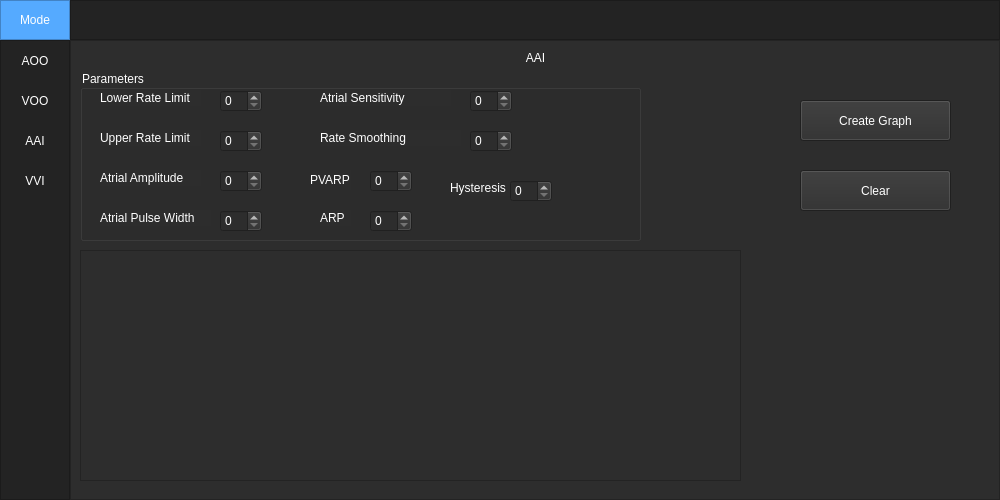
<?xml version="1.0" encoding="UTF-8"?>
<ui version="4.0">
 <class>MainWindow</class>
 <widget class="QMainWindow" name="MainWindow">
  <property name="geometry">
   <rect>
    <x>0</x>
    <y>0</y>
    <width>1000</width>
    <height>500</height>
   </rect>
  </property>
  <property name="minimumSize">
   <size>
    <width>1000</width>
    <height>500</height>
   </size>
  </property>
  <property name="windowTitle">
   <string>MainWindow</string>
  </property>
  <property name="styleSheet">
   <string notr="true">background-color: rgb(45, 45, 45);</string>
  </property>
  <widget class="QWidget" name="centralwidget">
   <layout class="QVBoxLayout" name="verticalLayout">
    <property name="spacing">
     <number>0</number>
    </property>
    <property name="leftMargin">
     <number>0</number>
    </property>
    <property name="topMargin">
     <number>0</number>
    </property>
    <property name="rightMargin">
     <number>0</number>
    </property>
    <property name="bottomMargin">
     <number>0</number>
    </property>
    <item>
     <widget class="QFrame" name="Top_Bar">
      <property name="maximumSize">
       <size>
        <width>16777215</width>
        <height>40</height>
       </size>
      </property>
      <property name="styleSheet">
       <string notr="true">background-color: rgb(35, 35, 35);</string>
      </property>
      <property name="frameShape">
       <enum>QFrame::NoFrame</enum>
      </property>
      <property name="frameShadow">
       <enum>QFrame::Raised</enum>
      </property>
      <layout class="QHBoxLayout" name="horizontalLayout">
       <property name="spacing">
        <number>0</number>
       </property>
       <property name="leftMargin">
        <number>0</number>
       </property>
       <property name="topMargin">
        <number>0</number>
       </property>
       <property name="rightMargin">
        <number>0</number>
       </property>
       <property name="bottomMargin">
        <number>0</number>
       </property>
       <item>
        <widget class="QFrame" name="frame_toggle">
         <property name="maximumSize">
          <size>
           <width>70</width>
           <height>40</height>
          </size>
         </property>
         <property name="styleSheet">
          <string notr="true">background-color: rgb(85, 170, 255);</string>
         </property>
         <property name="frameShape">
          <enum>QFrame::StyledPanel</enum>
         </property>
         <property name="frameShadow">
          <enum>QFrame::Raised</enum>
         </property>
         <layout class="QVBoxLayout" name="verticalLayout_2">
          <property name="spacing">
           <number>0</number>
          </property>
          <property name="leftMargin">
           <number>0</number>
          </property>
          <property name="topMargin">
           <number>0</number>
          </property>
          <property name="rightMargin">
           <number>0</number>
          </property>
          <property name="bottomMargin">
           <number>0</number>
          </property>
          <item>
           <widget class="QPushButton" name="Btn_Toggle">
            <property name="sizePolicy">
             <sizepolicy hsizetype="Expanding" vsizetype="Expanding">
              <horstretch>0</horstretch>
              <verstretch>0</verstretch>
             </sizepolicy>
            </property>
            <property name="styleSheet">
             <string notr="true">color: rgb(255, 255, 255);
border: 0px solid;</string>
            </property>
            <property name="text">
             <string>Mode</string>
            </property>
           </widget>
          </item>
         </layout>
        </widget>
       </item>
       <item>
        <widget class="QFrame" name="frame_top">
         <property name="frameShape">
          <enum>QFrame::StyledPanel</enum>
         </property>
         <property name="frameShadow">
          <enum>QFrame::Raised</enum>
         </property>
        </widget>
       </item>
      </layout>
     </widget>
    </item>
    <item>
     <widget class="QFrame" name="Content">
      <property name="frameShape">
       <enum>QFrame::NoFrame</enum>
      </property>
      <property name="frameShadow">
       <enum>QFrame::Raised</enum>
      </property>
      <layout class="QHBoxLayout" name="horizontalLayout_2">
       <property name="spacing">
        <number>0</number>
       </property>
       <property name="leftMargin">
        <number>0</number>
       </property>
       <property name="topMargin">
        <number>0</number>
       </property>
       <property name="rightMargin">
        <number>0</number>
       </property>
       <property name="bottomMargin">
        <number>0</number>
       </property>
       <item>
        <widget class="QFrame" name="frame_left_menu">
         <property name="minimumSize">
          <size>
           <width>70</width>
           <height>0</height>
          </size>
         </property>
         <property name="maximumSize">
          <size>
           <width>70</width>
           <height>16777215</height>
          </size>
         </property>
         <property name="styleSheet">
          <string notr="true">background-color: rgb(35, 35, 35);</string>
         </property>
         <property name="frameShape">
          <enum>QFrame::StyledPanel</enum>
         </property>
         <property name="frameShadow">
          <enum>QFrame::Raised</enum>
         </property>
         <layout class="QVBoxLayout" name="verticalLayout_3">
          <property name="leftMargin">
           <number>0</number>
          </property>
          <property name="topMargin">
           <number>0</number>
          </property>
          <property name="rightMargin">
           <number>0</number>
          </property>
          <property name="bottomMargin">
           <number>0</number>
          </property>
          <item alignment="Qt::AlignTop">
           <widget class="QFrame" name="frame_top_menus">
            <property name="frameShape">
             <enum>QFrame::NoFrame</enum>
            </property>
            <property name="frameShadow">
             <enum>QFrame::Raised</enum>
            </property>
            <layout class="QVBoxLayout" name="verticalLayout_4">
             <property name="spacing">
              <number>0</number>
             </property>
             <property name="leftMargin">
              <number>0</number>
             </property>
             <property name="topMargin">
              <number>0</number>
             </property>
             <property name="rightMargin">
              <number>0</number>
             </property>
             <property name="bottomMargin">
              <number>0</number>
             </property>
             <item>
              <widget class="QPushButton" name="btn_page_1">
               <property name="minimumSize">
                <size>
                 <width>0</width>
                 <height>40</height>
                </size>
               </property>
               <property name="styleSheet">
                <string notr="true">QPushButton {
	color: rgb(255, 255, 255);
	background-color: rgb(35, 35, 35);
	border: 0px solid;
}
QPushButton:hover {
	background-color: rgb(85, 170, 255);
}</string>
               </property>
               <property name="text">
                <string>AOO</string>
               </property>
              </widget>
             </item>
             <item>
              <widget class="QPushButton" name="btn_page_2">
               <property name="minimumSize">
                <size>
                 <width>0</width>
                 <height>40</height>
                </size>
               </property>
               <property name="styleSheet">
                <string notr="true">QPushButton {
	color: rgb(255, 255, 255);
	background-color: rgb(35, 35, 35);
	border: 0px solid;
}
QPushButton:hover {
	background-color: rgb(85, 170, 255);
}</string>
               </property>
               <property name="text">
                <string>VOO</string>
               </property>
              </widget>
             </item>
             <item>
              <widget class="QPushButton" name="btn_page_3">
               <property name="minimumSize">
                <size>
                 <width>0</width>
                 <height>40</height>
                </size>
               </property>
               <property name="styleSheet">
                <string notr="true">QPushButton {
	color: rgb(255, 255, 255);
	background-color: rgb(35, 35, 35);
	border: 0px solid;
}
QPushButton:hover {
	background-color: rgb(85, 170, 255);
}</string>
               </property>
               <property name="text">
                <string>AAI</string>
               </property>
              </widget>
             </item>
             <item>
              <widget class="QPushButton" name="btn_page_4">
               <property name="minimumSize">
                <size>
                 <width>0</width>
                 <height>40</height>
                </size>
               </property>
               <property name="styleSheet">
                <string notr="true">QPushButton{
	color: rgb(255, 255, 255);
	background-color: rgb(35, 35, 35);
	border: 0px solid;
}
QPushButton:hover{
	background-color: rgb(85, 170, 255);
}</string>
               </property>
               <property name="text">
                <string>VVI</string>
               </property>
              </widget>
             </item>
            </layout>
           </widget>
          </item>
         </layout>
        </widget>
       </item>
       <item>
        <widget class="QFrame" name="frame_pages">
         <property name="frameShape">
          <enum>QFrame::StyledPanel</enum>
         </property>
         <property name="frameShadow">
          <enum>QFrame::Raised</enum>
         </property>
         <layout class="QVBoxLayout" name="verticalLayout_5">
          <item>
           <widget class="QStackedWidget" name="stackedWidget">
            <property name="currentIndex">
             <number>2</number>
            </property>
            <widget class="QWidget" name="page_1">
             <widget class="QGroupBox" name="groupBox">
              <property name="geometry">
               <rect>
                <x>0</x>
                <y>20</y>
                <width>371</width>
                <height>201</height>
               </rect>
              </property>
              <property name="styleSheet">
               <string notr="true">color: rgb(255, 255, 255);</string>
              </property>
              <property name="title">
               <string>Parameters</string>
              </property>
              <widget class="QLabel" name="label_3">
               <property name="geometry">
                <rect>
                 <x>20</x>
                 <y>30</y>
                 <width>111</width>
                 <height>16</height>
                </rect>
               </property>
               <property name="text">
                <string>Lower Rate Limit</string>
               </property>
              </widget>
              <widget class="QLabel" name="label_4">
               <property name="geometry">
                <rect>
                 <x>20</x>
                 <y>70</y>
                 <width>111</width>
                 <height>16</height>
                </rect>
               </property>
               <property name="text">
                <string>Upper Rate Limit</string>
               </property>
              </widget>
              <widget class="QLabel" name="label_5">
               <property name="geometry">
                <rect>
                 <x>20</x>
                 <y>110</y>
                 <width>101</width>
                 <height>16</height>
                </rect>
               </property>
               <property name="text">
                <string>Atrial Amplitude</string>
               </property>
              </widget>
              <widget class="QLabel" name="label_6">
               <property name="geometry">
                <rect>
                 <x>20</x>
                 <y>150</y>
                 <width>111</width>
                 <height>16</height>
                </rect>
               </property>
               <property name="text">
                <string>Atrial Pulse Width</string>
               </property>
              </widget>
              <widget class="QSpinBox" name="spinBox">
               <property name="geometry">
                <rect>
                 <x>140</x>
                 <y>30</y>
                 <width>42</width>
                 <height>22</height>
                </rect>
               </property>
              </widget>
              <widget class="QSpinBox" name="spinBox_2">
               <property name="geometry">
                <rect>
                 <x>140</x>
                 <y>70</y>
                 <width>42</width>
                 <height>22</height>
                </rect>
               </property>
              </widget>
              <widget class="QSpinBox" name="spinBox_3">
               <property name="geometry">
                <rect>
                 <x>140</x>
                 <y>110</y>
                 <width>42</width>
                 <height>22</height>
                </rect>
               </property>
              </widget>
              <widget class="QSpinBox" name="spinBox_4">
               <property name="geometry">
                <rect>
                 <x>140</x>
                 <y>150</y>
                 <width>42</width>
                 <height>22</height>
                </rect>
               </property>
              </widget>
             </widget>
             <widget class="QLabel" name="label_11">
              <property name="geometry">
               <rect>
                <x>400</x>
                <y>0</y>
                <width>81</width>
                <height>16</height>
               </rect>
              </property>
              <property name="styleSheet">
               <string notr="true">font: 75 14pt &quot;MS Shell Dlg 2&quot;;
color: rgb(255, 255, 255);</string>
              </property>
              <property name="text">
               <string>AOO</string>
              </property>
              <property name="alignment">
               <set>Qt::AlignCenter</set>
              </property>
             </widget>
             <widget class="QGraphicsView" name="graphicsView">
              <property name="geometry">
               <rect>
                <x>0</x>
                <y>230</y>
                <width>651</width>
                <height>201</height>
               </rect>
              </property>
             </widget>
             <widget class="QPushButton" name="pushButton">
              <property name="geometry">
               <rect>
                <x>690</x>
                <y>40</y>
                <width>161</width>
                <height>41</height>
               </rect>
              </property>
              <property name="styleSheet">
               <string notr="true">font: 75 14pt &quot;MS Shell Dlg 2&quot;;
color: rgb(255, 255, 255);</string>
              </property>
              <property name="text">
               <string>Create Graph</string>
              </property>
             </widget>
             <widget class="QPushButton" name="pushButton_2">
              <property name="geometry">
               <rect>
                <x>690</x>
                <y>100</y>
                <width>161</width>
                <height>41</height>
               </rect>
              </property>
              <property name="styleSheet">
               <string notr="true">font: 75 14pt &quot;MS Shell Dlg 2&quot;;
color: rgb(255, 255, 255);</string>
              </property>
              <property name="text">
               <string>Clear</string>
              </property>
             </widget>
            </widget>
            <widget class="QWidget" name="page_2">
             <widget class="QGroupBox" name="groupBox_2">
              <property name="geometry">
               <rect>
                <x>0</x>
                <y>20</y>
                <width>501</width>
                <height>141</height>
               </rect>
              </property>
              <property name="styleSheet">
               <string notr="true">color: rgb(255, 255, 255);</string>
              </property>
              <property name="title">
               <string>Parameters</string>
              </property>
              <widget class="QLabel" name="label">
               <property name="geometry">
                <rect>
                 <x>30</x>
                 <y>30</y>
                 <width>101</width>
                 <height>16</height>
                </rect>
               </property>
               <property name="styleSheet">
                <string notr="true">color: rgb(255, 255, 255);</string>
               </property>
               <property name="text">
                <string>Lower Rate Limit</string>
               </property>
              </widget>
              <widget class="QLabel" name="label_2">
               <property name="geometry">
                <rect>
                 <x>30</x>
                 <y>70</y>
                 <width>101</width>
                 <height>16</height>
                </rect>
               </property>
               <property name="styleSheet">
                <string notr="true">color: rgb(255, 255, 255);</string>
               </property>
               <property name="text">
                <string>Upper Rate Limit</string>
               </property>
              </widget>
              <widget class="QLabel" name="label_14">
               <property name="geometry">
                <rect>
                 <x>250</x>
                 <y>30</y>
                 <width>131</width>
                 <height>16</height>
                </rect>
               </property>
               <property name="styleSheet">
                <string notr="true">color: rgb(255, 255, 255);</string>
               </property>
               <property name="text">
                <string>Ventricular Amplitude</string>
               </property>
              </widget>
              <widget class="QLabel" name="label_15">
               <property name="geometry">
                <rect>
                 <x>250</x>
                 <y>70</y>
                 <width>141</width>
                 <height>16</height>
                </rect>
               </property>
               <property name="styleSheet">
                <string notr="true">color: rgb(255, 255, 255);</string>
               </property>
               <property name="text">
                <string>Ventricular Pulse Width</string>
               </property>
              </widget>
              <widget class="QSpinBox" name="spinBox_9">
               <property name="geometry">
                <rect>
                 <x>150</x>
                 <y>30</y>
                 <width>42</width>
                 <height>22</height>
                </rect>
               </property>
               <property name="styleSheet">
                <string notr="true">color: rgb(255, 255, 255);</string>
               </property>
              </widget>
              <widget class="QSpinBox" name="spinBox_13">
               <property name="geometry">
                <rect>
                 <x>400</x>
                 <y>30</y>
                 <width>42</width>
                 <height>22</height>
                </rect>
               </property>
               <property name="styleSheet">
                <string notr="true">color: rgb(255, 255, 255);</string>
               </property>
              </widget>
              <widget class="QSpinBox" name="spinBox_14">
               <property name="geometry">
                <rect>
                 <x>400</x>
                 <y>70</y>
                 <width>42</width>
                 <height>22</height>
                </rect>
               </property>
               <property name="styleSheet">
                <string notr="true">color: rgb(255, 255, 255);</string>
               </property>
              </widget>
              <widget class="QSpinBox" name="spinBox_10">
               <property name="geometry">
                <rect>
                 <x>150</x>
                 <y>70</y>
                 <width>42</width>
                 <height>22</height>
                </rect>
               </property>
               <property name="styleSheet">
                <string notr="true">color: rgb(255, 255, 255);</string>
               </property>
              </widget>
             </widget>
             <widget class="QPushButton" name="pushButton_3">
              <property name="geometry">
               <rect>
                <x>630</x>
                <y>40</y>
                <width>141</width>
                <height>41</height>
               </rect>
              </property>
              <property name="styleSheet">
               <string notr="true">font: 75 14pt &quot;MS Shell Dlg 2&quot;;
color: rgb(255, 255, 255);</string>
              </property>
              <property name="text">
               <string>Create Graph</string>
              </property>
             </widget>
             <widget class="QPushButton" name="pushButton_4">
              <property name="geometry">
               <rect>
                <x>630</x>
                <y>100</y>
                <width>141</width>
                <height>41</height>
               </rect>
              </property>
              <property name="styleSheet">
               <string notr="true">font: 75 14pt &quot;MS Shell Dlg 2&quot;;
color: rgb(255, 255, 255);</string>
              </property>
              <property name="text">
               <string>Clear</string>
              </property>
             </widget>
             <widget class="QGraphicsView" name="graphicsView_2">
              <property name="geometry">
               <rect>
                <x>0</x>
                <y>220</y>
                <width>621</width>
                <height>211</height>
               </rect>
              </property>
             </widget>
             <widget class="QLabel" name="label_18">
              <property name="geometry">
               <rect>
                <x>400</x>
                <y>0</y>
                <width>71</width>
                <height>16</height>
               </rect>
              </property>
              <property name="styleSheet">
               <string notr="true">color: rgb(255, 255, 255);
font: 75 14pt &quot;MS Shell Dlg 2&quot;;</string>
              </property>
              <property name="text">
               <string>VOO</string>
              </property>
              <property name="alignment">
               <set>Qt::AlignCenter</set>
              </property>
             </widget>
            </widget>
            <widget class="QWidget" name="page_3">
             <widget class="QGroupBox" name="groupBox_3">
              <property name="geometry">
               <rect>
                <x>0</x>
                <y>20</y>
                <width>561</width>
                <height>171</height>
               </rect>
              </property>
              <property name="styleSheet">
               <string notr="true">color: rgb(255, 255, 255);</string>
              </property>
              <property name="title">
               <string>Parameters</string>
              </property>
              <widget class="QLabel" name="label_19">
               <property name="geometry">
                <rect>
                 <x>20</x>
                 <y>100</y>
                 <width>101</width>
                 <height>16</height>
                </rect>
               </property>
               <property name="styleSheet">
                <string notr="true">color: rgb(255, 255, 255);</string>
               </property>
               <property name="text">
                <string>Atrial Amplitude</string>
               </property>
              </widget>
              <widget class="QSpinBox" name="spinBox_17">
               <property name="geometry">
                <rect>
                 <x>390</x>
                 <y>20</y>
                 <width>42</width>
                 <height>22</height>
                </rect>
               </property>
               <property name="styleSheet">
                <string notr="true">color: rgb(255, 255, 255);</string>
               </property>
              </widget>
              <widget class="QLabel" name="label_20">
               <property name="geometry">
                <rect>
                 <x>240</x>
                 <y>20</y>
                 <width>131</width>
                 <height>16</height>
                </rect>
               </property>
               <property name="styleSheet">
                <string notr="true">color: rgb(255, 255, 255);</string>
               </property>
               <property name="text">
                <string>Atrial Sensitivity</string>
               </property>
              </widget>
              <widget class="QLabel" name="label_21">
               <property name="geometry">
                <rect>
                 <x>20</x>
                 <y>20</y>
                 <width>101</width>
                 <height>16</height>
                </rect>
               </property>
               <property name="styleSheet">
                <string notr="true">color: rgb(255, 255, 255);</string>
               </property>
               <property name="text">
                <string>Lower Rate Limit</string>
               </property>
              </widget>
              <widget class="QLabel" name="label_22">
               <property name="geometry">
                <rect>
                 <x>20</x>
                 <y>60</y>
                 <width>101</width>
                 <height>16</height>
                </rect>
               </property>
               <property name="styleSheet">
                <string notr="true">color: rgb(255, 255, 255);</string>
               </property>
               <property name="text">
                <string>Upper Rate Limit</string>
               </property>
              </widget>
              <widget class="QSpinBox" name="spinBox_18">
               <property name="geometry">
                <rect>
                 <x>140</x>
                 <y>140</y>
                 <width>42</width>
                 <height>22</height>
                </rect>
               </property>
               <property name="styleSheet">
                <string notr="true">color: rgb(255, 255, 255);</string>
               </property>
              </widget>
              <widget class="QLabel" name="label_23">
               <property name="geometry">
                <rect>
                 <x>240</x>
                 <y>60</y>
                 <width>141</width>
                 <height>16</height>
                </rect>
               </property>
               <property name="styleSheet">
                <string notr="true">color: rgb(255, 255, 255);</string>
               </property>
               <property name="text">
                <string>Rate Smoothing</string>
               </property>
              </widget>
              <widget class="QSpinBox" name="spinBox_19">
               <property name="geometry">
                <rect>
                 <x>140</x>
                 <y>60</y>
                 <width>42</width>
                 <height>22</height>
                </rect>
               </property>
               <property name="styleSheet">
                <string notr="true">color: rgb(255, 255, 255);</string>
               </property>
              </widget>
              <widget class="QLabel" name="label_24">
               <property name="geometry">
                <rect>
                 <x>240</x>
                 <y>140</y>
                 <width>31</width>
                 <height>16</height>
                </rect>
               </property>
               <property name="styleSheet">
                <string notr="true">color: rgb(255, 255, 255);</string>
               </property>
               <property name="text">
                <string>ARP</string>
               </property>
              </widget>
              <widget class="QSpinBox" name="spinBox_20">
               <property name="geometry">
                <rect>
                 <x>140</x>
                 <y>20</y>
                 <width>42</width>
                 <height>22</height>
                </rect>
               </property>
               <property name="styleSheet">
                <string notr="true">color: rgb(255, 255, 255);</string>
               </property>
              </widget>
              <widget class="QSpinBox" name="spinBox_21">
               <property name="geometry">
                <rect>
                 <x>140</x>
                 <y>100</y>
                 <width>42</width>
                 <height>22</height>
                </rect>
               </property>
               <property name="styleSheet">
                <string notr="true">color: rgb(255, 255, 255);</string>
               </property>
              </widget>
              <widget class="QLabel" name="label_25">
               <property name="geometry">
                <rect>
                 <x>230</x>
                 <y>100</y>
                 <width>41</width>
                 <height>20</height>
                </rect>
               </property>
               <property name="styleSheet">
                <string notr="true">color: rgb(255, 255, 255);</string>
               </property>
               <property name="text">
                <string>PVARP</string>
               </property>
              </widget>
              <widget class="QSpinBox" name="spinBox_22">
               <property name="geometry">
                <rect>
                 <x>390</x>
                 <y>60</y>
                 <width>42</width>
                 <height>22</height>
                </rect>
               </property>
               <property name="styleSheet">
                <string notr="true">color: rgb(255, 255, 255);</string>
               </property>
              </widget>
              <widget class="QLabel" name="label_26">
               <property name="geometry">
                <rect>
                 <x>20</x>
                 <y>140</y>
                 <width>111</width>
                 <height>16</height>
                </rect>
               </property>
               <property name="styleSheet">
                <string notr="true">color: rgb(255, 255, 255);</string>
               </property>
               <property name="text">
                <string>Atrial Pulse Width</string>
               </property>
              </widget>
              <widget class="QSpinBox" name="spinBox_23">
               <property name="geometry">
                <rect>
                 <x>290</x>
                 <y>100</y>
                 <width>42</width>
                 <height>22</height>
                </rect>
               </property>
              </widget>
              <widget class="QSpinBox" name="spinBox_24">
               <property name="geometry">
                <rect>
                 <x>290</x>
                 <y>140</y>
                 <width>42</width>
                 <height>22</height>
                </rect>
               </property>
              </widget>
              <widget class="QLabel" name="label_7">
               <property name="geometry">
                <rect>
                 <x>370</x>
                 <y>110</y>
                 <width>61</width>
                 <height>16</height>
                </rect>
               </property>
               <property name="text">
                <string>Hysteresis</string>
               </property>
              </widget>
              <widget class="QSpinBox" name="spinBox_5">
               <property name="geometry">
                <rect>
                 <x>430</x>
                 <y>110</y>
                 <width>42</width>
                 <height>22</height>
                </rect>
               </property>
              </widget>
             </widget>
             <widget class="QGraphicsView" name="graphicsView_3">
              <property name="geometry">
               <rect>
                <x>0</x>
                <y>200</y>
                <width>661</width>
                <height>231</height>
               </rect>
              </property>
             </widget>
             <widget class="QPushButton" name="pushButton_5">
              <property name="geometry">
               <rect>
                <x>720</x>
                <y>50</y>
                <width>151</width>
                <height>41</height>
               </rect>
              </property>
              <property name="styleSheet">
               <string notr="true">font: 75 14pt &quot;MS Shell Dlg 2&quot;;
color: rgb(255, 255, 255);</string>
              </property>
              <property name="text">
               <string>Create Graph</string>
              </property>
             </widget>
             <widget class="QPushButton" name="pushButton_6">
              <property name="geometry">
               <rect>
                <x>720</x>
                <y>120</y>
                <width>151</width>
                <height>41</height>
               </rect>
              </property>
              <property name="styleSheet">
               <string notr="true">font: 75 14pt &quot;MS Shell Dlg 2&quot;;
color: rgb(255, 255, 255);</string>
              </property>
              <property name="text">
               <string>Clear</string>
              </property>
             </widget>
             <widget class="QLabel" name="label_27">
              <property name="geometry">
               <rect>
                <x>420</x>
                <y>0</y>
                <width>71</width>
                <height>16</height>
               </rect>
              </property>
              <property name="styleSheet">
               <string notr="true">color: rgb(255, 255, 255);
font: 75 14pt &quot;MS Shell Dlg 2&quot;;</string>
              </property>
              <property name="text">
               <string>AAI</string>
              </property>
              <property name="alignment">
               <set>Qt::AlignCenter</set>
              </property>
             </widget>
            </widget>
            <widget class="QWidget" name="page_4">
             <widget class="QGroupBox" name="groupBox_4">
              <property name="geometry">
               <rect>
                <x>0</x>
                <y>20</y>
                <width>521</width>
                <height>171</height>
               </rect>
              </property>
              <property name="styleSheet">
               <string notr="true">color: rgb(255, 255, 255);</string>
              </property>
              <property name="title">
               <string>Parameters</string>
              </property>
              <widget class="QLabel" name="label_28">
               <property name="geometry">
                <rect>
                 <x>20</x>
                 <y>100</y>
                 <width>121</width>
                 <height>16</height>
                </rect>
               </property>
               <property name="styleSheet">
                <string notr="true">color: rgb(255, 255, 255);</string>
               </property>
               <property name="text">
                <string>Ventricular Sensitivity</string>
               </property>
              </widget>
              <widget class="QSpinBox" name="spinBox_25">
               <property name="geometry">
                <rect>
                 <x>390</x>
                 <y>20</y>
                 <width>42</width>
                 <height>22</height>
                </rect>
               </property>
               <property name="styleSheet">
                <string notr="true">color: rgb(255, 255, 255);</string>
               </property>
              </widget>
              <widget class="QLabel" name="label_29">
               <property name="geometry">
                <rect>
                 <x>240</x>
                 <y>20</y>
                 <width>131</width>
                 <height>16</height>
                </rect>
               </property>
               <property name="styleSheet">
                <string notr="true">color: rgb(255, 255, 255);</string>
               </property>
               <property name="text">
                <string>Ventricular Amplitude</string>
               </property>
              </widget>
              <widget class="QLabel" name="label_30">
               <property name="geometry">
                <rect>
                 <x>20</x>
                 <y>20</y>
                 <width>101</width>
                 <height>16</height>
                </rect>
               </property>
               <property name="styleSheet">
                <string notr="true">color: rgb(255, 255, 255);</string>
               </property>
               <property name="text">
                <string>Lower Rate Limit</string>
               </property>
              </widget>
              <widget class="QLabel" name="label_31">
               <property name="geometry">
                <rect>
                 <x>20</x>
                 <y>60</y>
                 <width>101</width>
                 <height>16</height>
                </rect>
               </property>
               <property name="styleSheet">
                <string notr="true">color: rgb(255, 255, 255);</string>
               </property>
               <property name="text">
                <string>Upper Rate Limit</string>
               </property>
              </widget>
              <widget class="QSpinBox" name="spinBox_26">
               <property name="geometry">
                <rect>
                 <x>140</x>
                 <y>140</y>
                 <width>42</width>
                 <height>22</height>
                </rect>
               </property>
               <property name="styleSheet">
                <string notr="true">color: rgb(255, 255, 255);</string>
               </property>
              </widget>
              <widget class="QLabel" name="label_32">
               <property name="geometry">
                <rect>
                 <x>240</x>
                 <y>60</y>
                 <width>141</width>
                 <height>16</height>
                </rect>
               </property>
               <property name="styleSheet">
                <string notr="true">color: rgb(255, 255, 255);</string>
               </property>
               <property name="text">
                <string>Ventricular Pulse Width</string>
               </property>
              </widget>
              <widget class="QSpinBox" name="spinBox_27">
               <property name="geometry">
                <rect>
                 <x>140</x>
                 <y>60</y>
                 <width>42</width>
                 <height>22</height>
                </rect>
               </property>
               <property name="styleSheet">
                <string notr="true">color: rgb(255, 255, 255);</string>
               </property>
              </widget>
              <widget class="QLabel" name="label_33">
               <property name="geometry">
                <rect>
                 <x>210</x>
                 <y>140</y>
                 <width>61</width>
                 <height>20</height>
                </rect>
               </property>
               <property name="styleSheet">
                <string notr="true">color: rgb(255, 255, 255);</string>
               </property>
               <property name="text">
                <string>Hysteresis</string>
               </property>
              </widget>
              <widget class="QSpinBox" name="spinBox_28">
               <property name="geometry">
                <rect>
                 <x>140</x>
                 <y>20</y>
                 <width>42</width>
                 <height>22</height>
                </rect>
               </property>
               <property name="styleSheet">
                <string notr="true">color: rgb(255, 255, 255);</string>
               </property>
              </widget>
              <widget class="QSpinBox" name="spinBox_29">
               <property name="geometry">
                <rect>
                 <x>140</x>
                 <y>100</y>
                 <width>42</width>
                 <height>22</height>
                </rect>
               </property>
               <property name="styleSheet">
                <string notr="true">color: rgb(255, 255, 255);</string>
               </property>
              </widget>
              <widget class="QLabel" name="label_34">
               <property name="geometry">
                <rect>
                 <x>240</x>
                 <y>100</y>
                 <width>31</width>
                 <height>16</height>
                </rect>
               </property>
               <property name="styleSheet">
                <string notr="true">color: rgb(255, 255, 255);</string>
               </property>
               <property name="text">
                <string>VRP</string>
               </property>
              </widget>
              <widget class="QSpinBox" name="spinBox_30">
               <property name="geometry">
                <rect>
                 <x>390</x>
                 <y>60</y>
                 <width>42</width>
                 <height>22</height>
                </rect>
               </property>
               <property name="styleSheet">
                <string notr="true">color: rgb(255, 255, 255);</string>
               </property>
              </widget>
              <widget class="QLabel" name="label_35">
               <property name="geometry">
                <rect>
                 <x>20</x>
                 <y>140</y>
                 <width>111</width>
                 <height>16</height>
                </rect>
               </property>
               <property name="styleSheet">
                <string notr="true">color: rgb(255, 255, 255);</string>
               </property>
               <property name="text">
                <string>Rate Smoothing</string>
               </property>
              </widget>
              <widget class="QSpinBox" name="spinBox_31">
               <property name="geometry">
                <rect>
                 <x>290</x>
                 <y>100</y>
                 <width>42</width>
                 <height>22</height>
                </rect>
               </property>
              </widget>
              <widget class="QSpinBox" name="spinBox_32">
               <property name="geometry">
                <rect>
                 <x>290</x>
                 <y>140</y>
                 <width>42</width>
                 <height>22</height>
                </rect>
               </property>
              </widget>
             </widget>
             <widget class="PlotWidget" name="graphicsView_4">
              <property name="geometry">
               <rect>
                <x>0</x>
                <y>200</y>
                <width>671</width>
                <height>231</height>
               </rect>
              </property>
             </widget>
             <widget class="QPushButton" name="pushButton_7">
              <property name="geometry">
               <rect>
                <x>710</x>
                <y>120</y>
                <width>151</width>
                <height>41</height>
               </rect>
              </property>
              <property name="styleSheet">
               <string notr="true">font: 75 14pt &quot;MS Shell Dlg 2&quot;;
color: rgb(255, 255, 255);</string>
              </property>
              <property name="text">
               <string>Clear</string>
              </property>
             </widget>
             <widget class="QPushButton" name="pushButton_8">
              <property name="geometry">
               <rect>
                <x>710</x>
                <y>50</y>
                <width>151</width>
                <height>41</height>
               </rect>
              </property>
              <property name="styleSheet">
               <string notr="true">font: 75 14pt &quot;MS Shell Dlg 2&quot;;
color: rgb(255, 255, 255);</string>
              </property>
              <property name="text">
               <string>Create Graph</string>
              </property>
             </widget>
             <widget class="QLabel" name="label_36">
              <property name="geometry">
               <rect>
                <x>410</x>
                <y>0</y>
                <width>71</width>
                <height>16</height>
               </rect>
              </property>
              <property name="styleSheet">
               <string notr="true">color: rgb(255, 255, 255);
font: 75 14pt &quot;MS Shell Dlg 2&quot;;</string>
              </property>
              <property name="text">
               <string>VVI</string>
              </property>
              <property name="alignment">
               <set>Qt::AlignCenter</set>
              </property>
             </widget>
            </widget>
           </widget>
          </item>
         </layout>
        </widget>
       </item>
      </layout>
     </widget>
    </item>
   </layout>
  </widget>
 </widget>
 <customwidgets>
  <customwidget>
   <class>PlotWidget</class>
   <extends>QGraphicsView</extends>
   <header>pyqtgraph</header>
  </customwidget>
 </customwidgets>
 <resources/>
 <connections/>
</ui>
